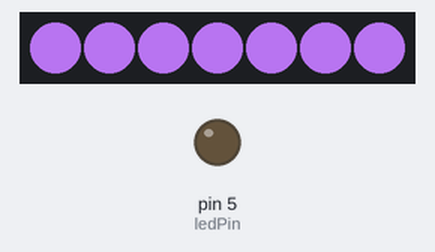
The sketch below on a simulated Arduino Uno, built with avr-gcc and run on an emulated ATmega328P. Parts: 7 RGB LEDs in strip order, left to right, output pins drawn as LEDs (lit = HIGH). No radio packets arrive unless stated; what the sketch prints to the serial monitor is not drawn.

Above: at 0.16 s.
At 12.8 s:
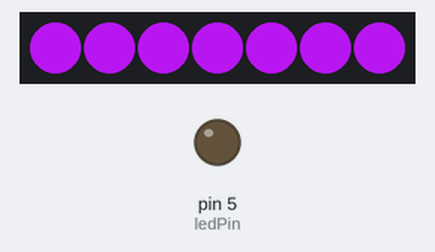
At 30.77 s:
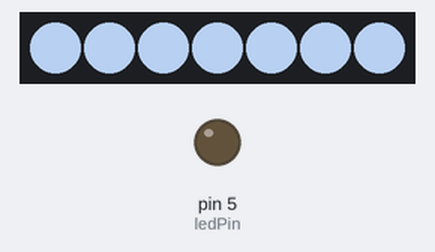
Timing chart, 0 to 33.7 s (numbered marks = the images above):
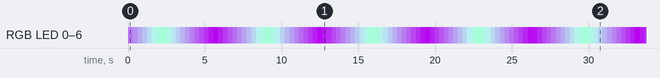

Measured:
- by itself, RGB LED 0–6: off → RGB(160, 101, 210) at 0.01 s, → RGB(160, 123, 210) 0.30 s later, → RGB(160, 146, 210) 0.31 s later, → RGB(160, 169, 210) 0.31 s later, … (111 changes in this stretch)

The sketch:

ledStipTest.ino
```cpp
#include <SPI.h>
#include "nRF24L01.h"
#include "RF24.h"
#include "printf.h"
#include <Adafruit_NeoPixel.h>
#include <avr/power.h>

#define IDLE 0
#define LUMENLUX 1
#define FOTONOSOL 2

#define PIN 2

#define channel        0x4c                  // nrf24 communication channel
#define writingPipe    0xF0F0F0F0E1LL        // nrf24 communication address
#define dataRate       RF24_250KBPS          // nrf24 data rate (lower == more distance)
#define paLevel        RF24_PA_HIGH          // nrf24 power level (black ebay models have some problems with PA_MAX)

RF24 radio(7, 8);

char receive_payload[33]; // +1 to allow room for a terminating NULL char

Adafruit_NeoPixel strip = Adafruit_NeoPixel(7, PIN, NEO_GRB + NEO_KHZ800);

String id = "sq01";

int ledPin = 5;
boolean ledState = false;
int step_min = 50;
int step_max = 240;
int stepper = 100;
int plus = 1;
int state = 0;

long prev_msg = 0;

void setup(void) {
  Serial.begin(57600);
  printf_begin();

  pinMode(ledPin, OUTPUT);
  digitalWrite(ledPin, LOW);

  strip.begin();
  strip.show();

  radio.begin();
  radio.setPALevel(paLevel);
  radio.setChannel(channel);
  radio.openReadingPipe(0, writingPipe);
  radio.enableDynamicPayloads();
  radio.setDataRate(dataRate);
  radio.setAutoAck(false);
  radio.startListening();

  radio.printDetails();

  prev_msg = millis();
  idle();
}

void loop(void) {
  if(millis() - prev_msg > 30000) {
    idle();
  }
  Serial.println(millis()-prev_msg);
  printf(".");
  byte pipeNo;
  if (radio.available()) {
    printf(" data available\n");
    uint8_t len;
    while (radio.available()) {
      len = radio.getDynamicPayloadSize();
      radio.read(receive_payload, len);
      receive_payload[len] = 0;
      printf("Got payload size=%i value=%s\n\r", len, receive_payload);
    }
    prev_msg = millis();
    parseMsg(receive_payload);
  }
  //idle();
  /*delay(1000);
  fotonosol();
  delay(1000);
  lumenlux();
  //if(ledState) nightRider2(strip.Color(255, 0, 0), strip.Color(50, 0, 0), strip.Color(20, 0, 0), strip.Color(0, 0, 0), 100);
  delay(1000);
  */
  //lumenlux();

  if(stepper >= step_max) {
    plus = -1;
  } else if (stepper <= step_min) {
    plus = 1;
  }
  stepper += plus;
  if(state == LUMENLUX)
    ledStripOn(strip.Color(stepper, 130, 20));
  else if(state == FOTONOSOL)
    ledStripOn(strip.Color(10, 100, stepper));
  else
    ledStripOn(strip.Color(160, stepper, 210));
  delay(10);
}

void parseMsg(String msg) {
  if(msg.indexOf("{") != -1 && msg.indexOf("}") != -1 && msg.indexOf(":") != -1) {
    msg = msg.substring(msg.indexOf("{") +1, msg.indexOf("}"));
    if(checkId(msg.substring(0, msg.indexOf(":")))) {
      msg = msg.substring(msg.indexOf(":")+1);
      if(msg == "fotonosol") fotonosol();
      else if(msg == "lumenlux") lumenlux();
      else idle();
    }
  }
}

void fotonosol() {
  state = FOTONOSOL;
  step_max = 220;
  step_min = 100;
}

void lumenlux() {
  state = LUMENLUX;
  step_max = 225;
  step_min = 110;
}

void idle() {
  state = IDLE;
  step_max = 255;
  step_min = 0;
}

void nightRider2(uint32_t dot, uint32_t dot2, uint32_t dot3, uint32_t background, int wait) {
  for(int i = 0; i < strip.numPixels(); i++) {
      strip.setPixelColor(i-3, background);
      strip.setPixelColor(i-2, dot3);
      strip.setPixelColor(i-1, dot2);
      strip.setPixelColor(i, dot);
      strip.show();
      delay(wait);
  }
  for(int i = strip.numPixels()-1; i >= 0; i--) {
    Serial.println(i );
      strip.setPixelColor(i+3, background);
      strip.setPixelColor(i+2, dot3);
      strip.setPixelColor(i+1, dot2);
      strip.setPixelColor(i, dot);
      strip.show();
      delay(wait);
  }
}

void ledStripOn() {
  for(int i = 0; i < strip.numPixels(); i++) {
      strip.setPixelColor(i, strip.Color(255, 0, 0));
      strip.show();
  }
}

void ledStripOn(uint32_t c) {
  for(int i = 0; i < strip.numPixels(); i++) {
      strip.setPixelColor(i, c);
      strip.show();
  }
}

void ledStripOff() {
  for(int i = 0; i < strip.numPixels(); i++) {
      strip.setPixelColor(i, strip.Color(0,0,0));
      strip.show();
  }
}

boolean checkId(String mid) {
  if(mid.compareTo(id) == 0 || mid.compareTo("all") == 0) return true;
  return false;
}

void toggleLed() {
  digitalWrite(ledPin, ledState);
  if(ledState) ledStripOn();
  else ledStripOff();
  ledState = !ledState;
}
```
